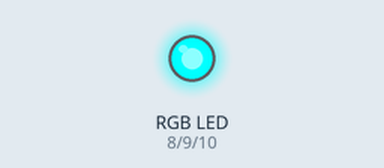
A sketch run on a simulated Arduino Uno, built with avr-gcc and run on an emulated ATmega328P. Shown: an RGB LED mixed from three pins (HIGH = lit).

Above: at 0.5 s.
At 2.5 s:
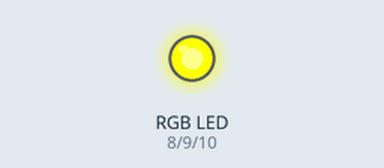
At 3.5 s:
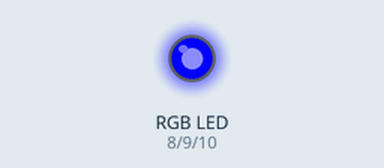
At 4.5 s:
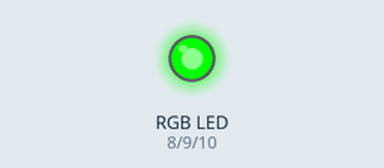
At 6.5 s:
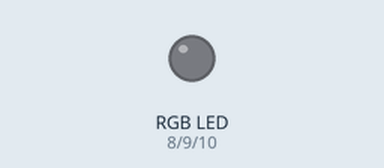
At 8.5 s:
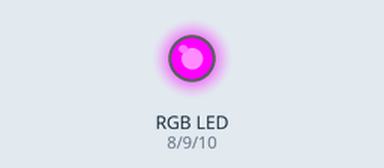
Timing chart, 0 to 9.1 s (numbered marks = the images above):
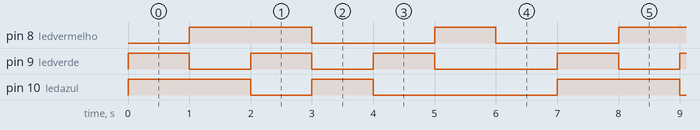

The sketch:

LED_RGB.ino
```cpp
int ledvermelho = 8;
int ledverde = 9;
int ledazul = 10;

void setup()  {
  pinMode(ledvermelho,OUTPUT);
  pinMode(ledverde,OUTPUT);
  pinMode(ledazul,OUTPUT);
  digitalWrite(ledvermelho,HIGH);
  digitalWrite(ledverde,HIGH);
  digitalWrite(ledazul,HIGH);
}


void loop()  {
  //VERMELHA
  digitalWrite(ledvermelho,LOW);
  digitalWrite(ledverde,HIGH);
  digitalWrite(ledazul,HIGH);
  delay(1000);

  //VERDE
  digitalWrite(ledvermelho,HIGH);
  digitalWrite(ledverde,LOW);
  digitalWrite(ledazul,HIGH);
  delay(1000);

  //AZUL
  digitalWrite(ledvermelho,HIGH);
  digitalWrite(ledverde,HIGH);
  digitalWrite(ledazul,LOW);
  delay(1000);

  //AMARELO
  digitalWrite(ledvermelho,LOW);
  digitalWrite(ledverde,LOW);
  digitalWrite(ledazul,HIGH);
  delay(1000);

  //ROXO
  digitalWrite(ledvermelho,LOW);
  digitalWrite(ledverde,HIGH);
  digitalWrite(ledazul,LOW);
  delay(1000);

  //turn LED
  digitalWrite(ledvermelho,HIGH);
  digitalWrite(ledverde,LOW);
  digitalWrite(ledazul,LOW);
  delay(1000);

  //AZUL CEU
  digitalWrite(ledvermelho,LOW);
  digitalWrite(ledverde,LOW);
  digitalWrite(ledazul,LOW);
  delay(1000);
}
```

Measured:
- by itself, pin 8 (ledvermelho): repeats every 7.0 s: LOW 2.0 s, HIGH 1.0 s, LOW 2.0 s, HIGH 2.0 s
- by itself, pin 9 (ledverde): repeats every 7.0 s: HIGH 1.0 s, LOW 1.0 s, HIGH 1.0 s, LOW 2.0 s, HIGH 1.0 s, LOW 1.0 s
- by itself, pin 10 (ledazul): repeats every 7.0 s: HIGH 1.0 s, LOW 3.0 s, HIGH 2.0 s, LOW 1.0 s
